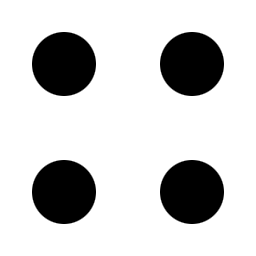
%> input picture Functions/压缩/pic.tif, 256 x 256 px
$ octave batewosi.m   (GNU Octave 9; MATLAB toolbox functions it lacks are replaced by stand-ins)
%> lines starting %> are read from the running program, lines starting %| are printed output that depends on the picture
close all;
clear all;
f = imread('pic.tif');
%> f is the input picture: size 256x256 uint8; min 0, max 255, mean 204.9
f = mat2gray(f,[0 255]);
%> f: size 256x256 double

[M,N] = size(f);
%> M = 256; N = 256
P = 2*M;
%> P = 512
Q = 2*N;
%> Q = 512
fc = zeros(M,N);

for x = 1:1:M
    for y = 1:1:N
        fc(x,y) = f(x,y) * (-1)^(x+y);
    end
end
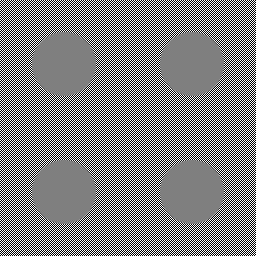
%> fc: size 256x256 double; min -1, max 1, mean 0; drawn with min black and max white

F = fft2(fc,P,Q);

H_0 = zeros(P,Q);
H_1 = zeros(P,Q);
H_2 = zeros(P,Q);

for x = (-P/2):1:(P/2)-1
     for y = (-Q/2):1:(Q/2)-1
        D = (x^2 + y^2)^(0.5);
        %n=1
        D_0 = 10;
        H_0(x+(P/2)+1,y+(Q/2)+1) = 1/(1+(D/D_0)^2);
        D_0 = 50;
        H_1(x+(P/2)+1,y+(Q/2)+1) = 1/(1+(D/D_0)^2);
        D_0 = 150;
        H_2(x+(P/2)+1,y+(Q/2)+1) = 1/(1+(D/D_0)^2);
        %H_2(x+(P/2)+1,y+(Q/2)+1) = 1/(1+(D/D_0)^6);
     end
end
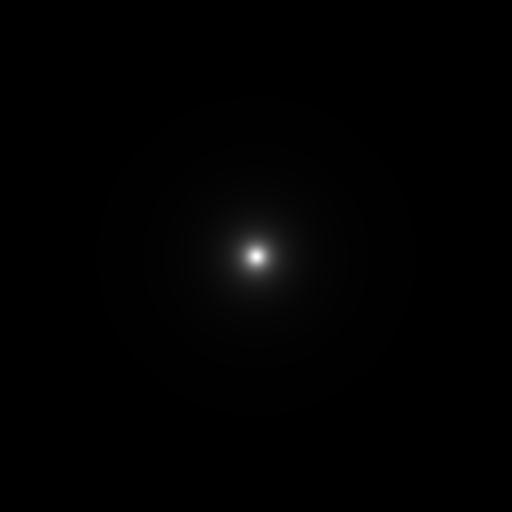
%> H_0: size 512x512 double; min 0.000762, max 1, mean 0.00804
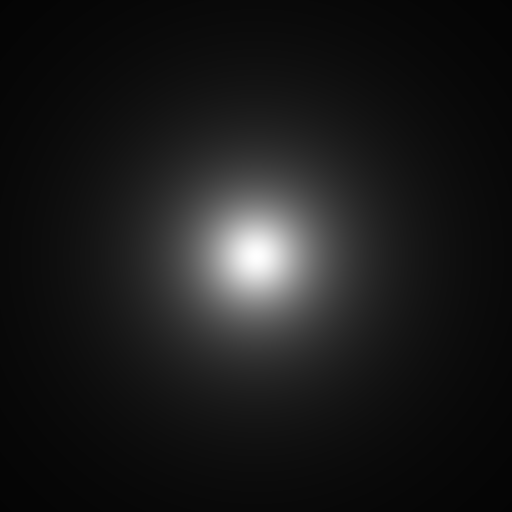
%> H_1: size 512x512 double; min 0.0187, max 1, mean 0.105
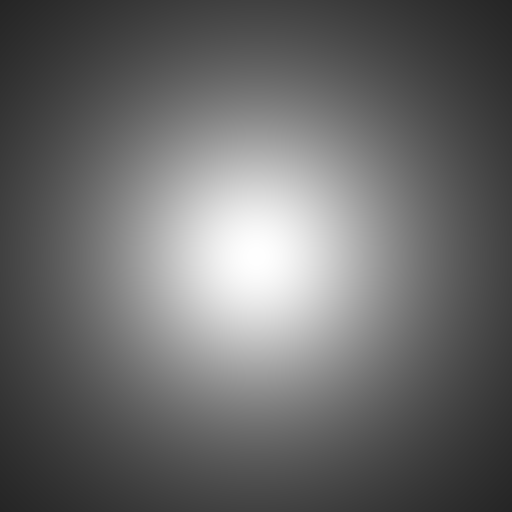
%> H_2: size 512x512 double; min 0.147, max 1, mean 0.414

G_0 = H_0 .* F;
G_1 = H_1 .* F;
G_2 = H_2 .* F;

g_0 = real(ifft2(G_0));
g_0 = g_0(1:1:M,1:1:N);
%> g_0: size 256x256 double

g_1 = real(ifft2(G_1));
g_1 = g_1(1:1:M,1:1:N);
%> g_1: size 256x256 double

g_2 = real(ifft2(G_2));
g_2 = g_2(1:1:M,1:1:N);
%> g_2: size 256x256 double

for x = 1:1:M
    for y = 1:1:N
        g_0(x,y) = g_0(x,y) * (-1)^(x+y);
        g_1(x,y) = g_1(x,y) * (-1)^(x+y);
        g_2(x,y) = g_2(x,y) * (-1)^(x+y);
    end
end
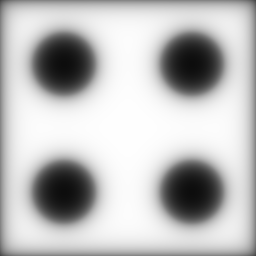
%> g_0: size 256x256 double; min 0.0531, max 0.999, mean 0.742
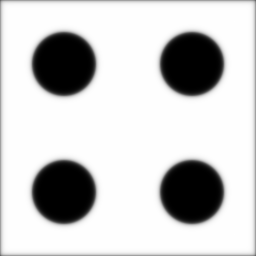
%> g_1: size 256x256 double; min -4.88e-06, max 1, mean 0.791; drawn with min black and max white
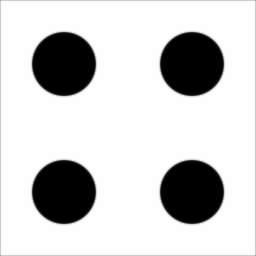
%> g_2: size 256x256 double; min -0.000558, max 1, mean 0.8; drawn with min black and max white

%% -----show-------
figure();
subplot(1,4,1);
imshow(f,[0 1]);
xlabel('1).原图');

subplot(1,4,2);
imshow(g_0,[0 1]);
xlabel('5).效果图(D=10)');

subplot(1,4,3);
imshow(g_1,[0 1]);
xlabel('8).效果图(D=50)');


subplot(1,4,4);
imshow(g_2,[0 1]);
xlabel('11).效果图(D=150)');
